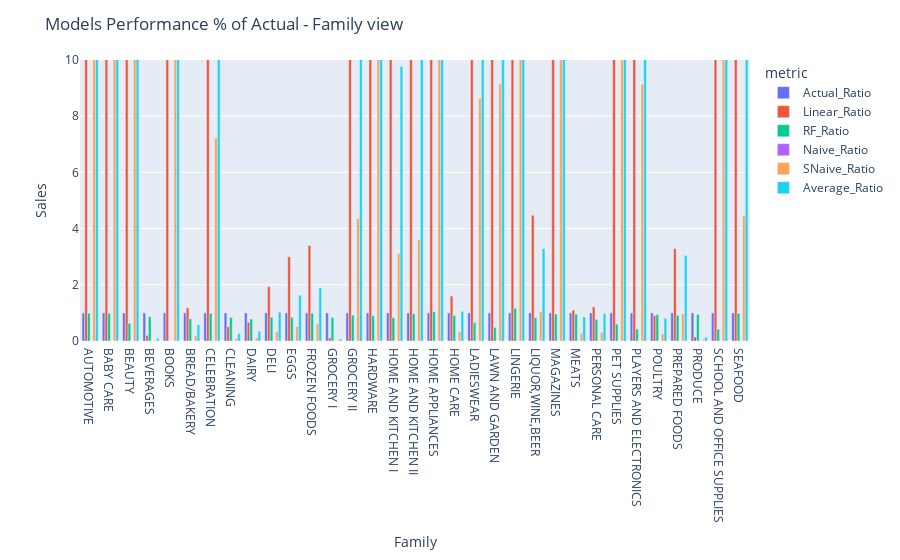

The cell this chart's notebook holds for it:
### Code cell
### Adding the % of Actual ratio for all models
merged_data['Actual_Ratio'] = merged_data['Actual']/merged_data['Actual']
merged_data['Linear_Ratio'] = merged_data['pred_linear']/merged_data['Actual']
merged_data['RF_Ratio'] = merged_data['pred_RF']/merged_data['Actual']
merged_data['Naive_Ratio'] = merged_data['pred_Naive']/merged_data['Actual']
merged_data['SNaive_Ratio'] = merged_data['pred_SNaive']/merged_data['Actual']
merged_data['Average_Ratio'] = merged_data['pred_Average']/merged_data['Actual']
#Melt the data to show it as an histogram
melted_data = merged_data.melt(id_vars="family", value_vars=["Actual_Ratio","Linear_Ratio", "RF_Ratio",'Naive_Ratio','SNaive_Ratio','Average_Ratio'], var_name="metric", value_name="value")

hist = px.bar(melted_data, x="family", y="value", color="metric", barmode="group", range_y= [0,10])
hist.update_layout(title='Models Performance '+ '%' + ' of Actual - Family view', xaxis_title='Family', yaxis_title='Sales')
hist.show()

### Figure 1 — Plotly figure (JSON) as saved in the notebook; plotly's stock layout.template omitted (floating-point values rounded to 4 significant figures)
{"data": [{"alignmentgroup": "True", "hovertemplate": "metric=Actual_Ratio<br>family=%{x}<br>value=%{y}<extra></extra>", "legendgroup": "Actual_Ratio", "marker": {"color": "#636efa", "pattern": {"shape": ""}}, "name": "Actual_Ratio", "offsetgroup": "Actual_Ratio", "orientation": "v", "showlegend": true, "textposition": "auto", "type": "bar", "x": ["AUTOMOTIVE", "BABY CARE", "BEAUTY", "BEVERAGES", "BOOKS", "BREAD/BAKERY", "CELEBRATION", "CLEANING", "DAIRY", "DELI", "EGGS", "FROZEN FOODS", "GROCERY I", "GROCERY II", "HARDWARE", "HOME AND KITCHEN I", "HOME AND KITCHEN II", "HOME APPLIANCES", "HOME CARE", "LADIESWEAR", "LAWN AND GARDEN", "LINGERIE", "LIQUOR,WINE,BEER", "MAGAZINES", "MEATS", "PERSONAL CARE", "PET SUPPLIES", "PLAYERS AND ELECTRONICS", "POULTRY", "PREPARED FOODS", "PRODUCE", "SCHOOL AND OFFICE SUPPLIES", "SEAFOOD"], "xaxis": "x", "y": [1, 1, 1, 1, 1, 1, 1, 1, 1, 1, 1, 1, 1, 1, 1, 1, 1, 1, 1, 1, 1, 1, 1, 1, 1, 1, 1, 1, 1, 1, 1, 1, 1], "yaxis": "y"}, {"alignmentgroup": "True", "hovertemplate": "metric=Linear_Ratio<br>family=%{x}<br>value=%{y}<extra></extra>", "legendgroup": "Linear_Ratio", "marker": {"color": "#EF553B", "pattern": {"shape": ""}}, "name": "Linear_Ratio", "offsetgroup": "Linear_Ratio", "orientation": "v", "showlegend": true, "textposition": "auto", "type": "bar", "x": ["AUTOMOTIVE", "BABY CARE", "BEAUTY", "BEVERAGES", "BOOKS", "BREAD/BAKERY", "CELEBRATION", "CLEANING", "DAIRY", "DELI", "EGGS", "FROZEN FOODS", "GROCERY I", "GROCERY II", "HARDWARE", "HOME AND KITCHEN I", "HOME AND KITCHEN II", "HOME APPLIANCES", "HOME CARE", "LADIESWEAR", "LAWN AND GARDEN", "LINGERIE", "LIQUOR,WINE,BEER", "MAGAZINES", "MEATS", "PERSONAL CARE", "PET SUPPLIES", "PLAYERS AND ELECTRONICS", "POULTRY", "PREPARED FOODS", "PRODUCE", "SCHOOL AND OFFICE SUPPLIES", "SEAFOOD"], "xaxis": "x", "y": [100.2, 2779.0, 126.2, 0.1984, 2758.0, 1.177, 45.07, 0.5098, 0.6674, 1.936, 2.997, 3.4, 0.1209, 23.28, 404.7, 16.04, 18.18, 1197.0, 1.6, 39.86, 40.9, 69.54, 4.475, 64.55, 1.1, 1.213, 49.1, 33.17, 0.9056, 3.289, 0.1417, 46.15, 13.27], "yaxis": "y"}, {"alignmentgroup": "True", "hovertemplate": "metric=RF_Ratio<br>family=%{x}<br>value=%{y}<extra></extra>", "legendgroup": "RF_Ratio", "marker": {"color": "#00cc96", "pattern": {"shape": ""}}, "name": "RF_Ratio", "offsetgroup": "RF_Ratio", "orientation": "v", "showlegend": true, "textposition": "auto", "type": "bar", "x": ["AUTOMOTIVE", "BABY CARE", "BEAUTY", "BEVERAGES", "BOOKS", "BREAD/BAKERY", "CELEBRATION", "CLEANING", "DAIRY", "DELI", "EGGS", "FROZEN FOODS", "GROCERY I", "GROCERY II", "HARDWARE", "HOME AND KITCHEN I", "HOME AND KITCHEN II", "HOME APPLIANCES", "HOME CARE", "LADIESWEAR", "LAWN AND GARDEN", "LINGERIE", "LIQUOR,WINE,BEER", "MAGAZINES", "MEATS", "PERSONAL CARE", "PET SUPPLIES", "PLAYERS AND ELECTRONICS", "POULTRY", "PREPARED FOODS", "PRODUCE", "SCHOOL AND OFFICE SUPPLIES", "SEAFOOD"], "xaxis": "x", "y": [0.9918, 0.9815, 0.629, 0.8637, 0, 0.7905, 0.9843, 0.8314, 0.7811, 0.8452, 0.8454, 0.987, 0.8377, 0.9215, 0.8998, 0.8347, 0.9693, 1.04, 0.9093, 0.6554, 0.4826, 1.163, 0.8336, 0.9613, 0.9555, 0.7728, 0.6022, 0.4248, 0.9381, 0.9163, 0.9413, 0.418, 0.9845], "yaxis": "y"}, {"alignmentgroup": "True", "hovertemplate": "metric=Naive_Ratio<br>family=%{x}<br>value=%{y}<extra></extra>", "legendgroup": "Naive_Ratio", "marker": {"color": "#ab63fa", "pattern": {"shape": ""}}, "name": "Naive_Ratio", "offsetgroup": "Naive_Ratio", "orientation": "v", "showlegend": true, "textposition": "auto", "type": "bar", "x": ["AUTOMOTIVE", "BABY CARE", "BEAUTY", "BEVERAGES", "BOOKS", "BREAD/BAKERY", "CELEBRATION", "CLEANING", "DAIRY", "DELI", "EGGS", "FROZEN FOODS", "GROCERY I", "GROCERY II", "HARDWARE", "HOME AND KITCHEN I", "HOME AND KITCHEN II", "HOME APPLIANCES", "HOME CARE", "LADIESWEAR", "LAWN AND GARDEN", "LINGERIE", "LIQUOR,WINE,BEER", "MAGAZINES", "MEATS", "PERSONAL CARE", "PET SUPPLIES", "PLAYERS AND ELECTRONICS", "POULTRY", "PREPARED FOODS", "PRODUCE", "SCHOOL AND OFFICE SUPPLIES", "SEAFOOD"], "xaxis": "x", "y": [0, 0, 0, 0, 0, 0, 0, 0, 0, 0, 0, 0, 0, 0, 0, 0, 0, 0, 0, 0, 0, 0, 0, 0, 0, 0, 0, 0, 0, 0, 0, 0, 0], "yaxis": "y"}, {"alignmentgroup": "True", "hovertemplate": "metric=SNaive_Ratio<br>family=%{x}<br>value=%{y}<extra></extra>", "legendgroup": "SNaive_Ratio", "marker": {"color": "#FFA15A", "pattern": {"shape": ""}}, "name": "SNaive_Ratio", "offsetgroup": "SNaive_Ratio", "orientation": "v", "showlegend": true, "textposition": "auto", "type": "bar", "x": ["AUTOMOTIVE", "BABY CARE", "BEAUTY", "BEVERAGES", "BOOKS", "BREAD/BAKERY", "CELEBRATION", "CLEANING", "DAIRY", "DELI", "EGGS", "FROZEN FOODS", "GROCERY I", "GROCERY II", "HARDWARE", "HOME AND KITCHEN I", "HOME AND KITCHEN II", "HOME APPLIANCES", "HOME CARE", "LADIESWEAR", "LAWN AND GARDEN", "LINGERIE", "LIQUOR,WINE,BEER", "MAGAZINES", "MEATS", "PERSONAL CARE", "PET SUPPLIES", "PLAYERS AND ELECTRONICS", "POULTRY", "PREPARED FOODS", "PRODUCE", "SCHOOL AND OFFICE SUPPLIES", "SEAFOOD"], "xaxis": "x", "y": [14.32, 405.1, 18.48, 0.02967, 419.8, 0.1847, 7.224, 0.08382, 0.1107, 0.3264, 0.5152, 0.6002, 0.02199, 4.36, 77.29, 3.112, 3.602, 242.5, 0.3354, 8.636, 9.148, 15.87, 1.049, 15.43, 0.2727, 0.3113, 13.17, 9.135, 0.2591, 0.9614, 0.04321, 14.66, 4.443], "yaxis": "y"}, {"alignmentgroup": "True", "hovertemplate": "metric=Average_Ratio<br>family=%{x}<br>value=%{y}<extra></extra>", "legendgroup": "Average_Ratio", "marker": {"color": "#19d3f3", "pattern": {"shape": ""}}, "name": "Average_Ratio", "offsetgroup": "Average_Ratio", "orientation": "v", "showlegend": true, "textposition": "auto", "type": "bar", "x": ["AUTOMOTIVE", "BABY CARE", "BEAUTY", "BEVERAGES", "BOOKS", "BREAD/BAKERY", "CELEBRATION", "CLEANING", "DAIRY", "DELI", "EGGS", "FROZEN FOODS", "GROCERY I", "GROCERY II", "HARDWARE", "HOME AND KITCHEN I", "HOME AND KITCHEN II", "HOME APPLIANCES", "HOME CARE", "LADIESWEAR", "LAWN AND GARDEN", "LINGERIE", "LIQUOR,WINE,BEER", "MAGAZINES", "MEATS", "PERSONAL CARE", "PET SUPPLIES", "PLAYERS AND ELECTRONICS", "POULTRY", "PREPARED FOODS", "PRODUCE", "SCHOOL AND OFFICE SUPPLIES", "SEAFOOD"], "xaxis": "x", "y": [44.68, 1262.0, 58.38, 0.09351, 1325.0, 0.5763, 22.52, 0.2599, 0.3473, 1.029, 1.628, 1.887, 0.06866, 13.52, 240.7, 9.775, 11.35, 766.7, 1.052, 26.91, 28.38, 49.63, 3.288, 48.86, 0.8589, 0.9778, 40.88, 28.57, 0.8081, 3.043, 0.1362, 46.12, 13.81], "yaxis": "y"}], "layout": {"barmode": "group", "legend": {"title": {"text": "metric"}, "tracegroupgap": 0}, "margin": {"t": 60}, "title": {"text": "Models Performance % of Actual - Family view"}, "xaxis": {"anchor": "y", "domain": [0, 1], "title": {"text": "Family"}}, "yaxis": {"anchor": "x", "domain": [0, 1], "range": [0, 10], "title": {"text": "Sales"}}}}
